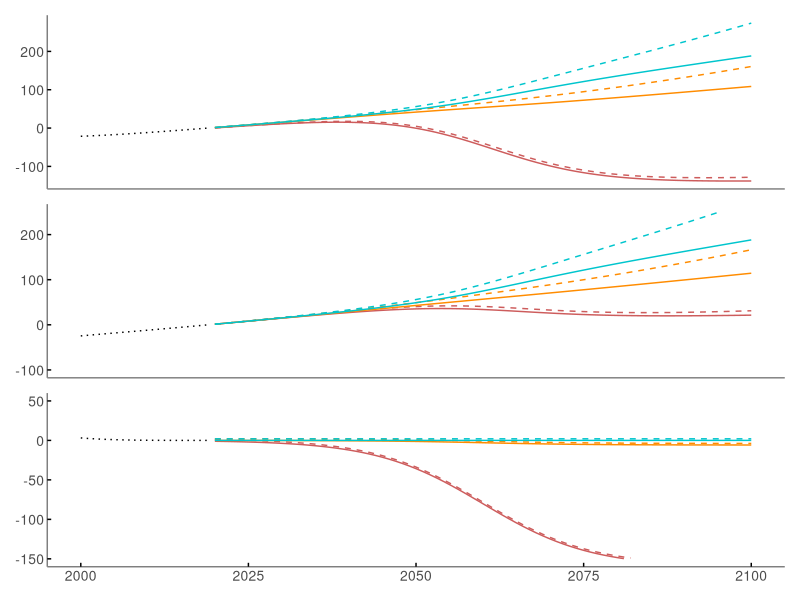
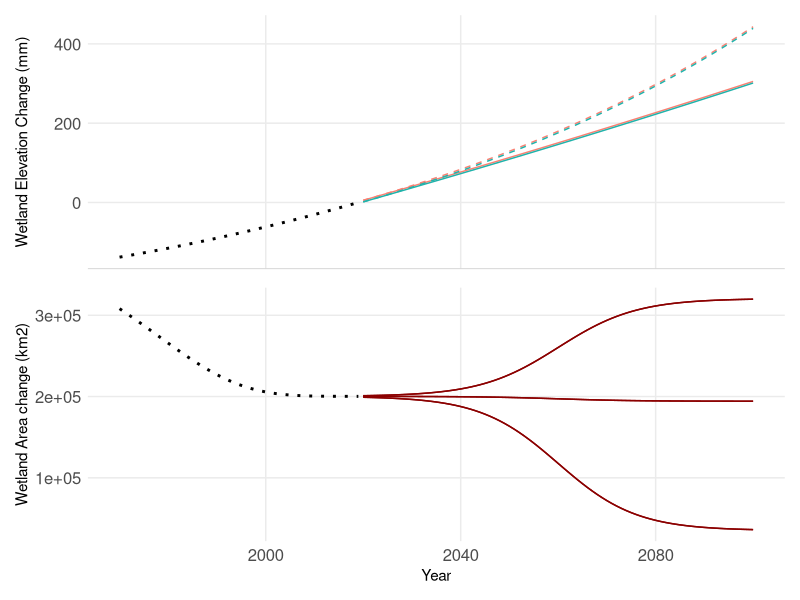
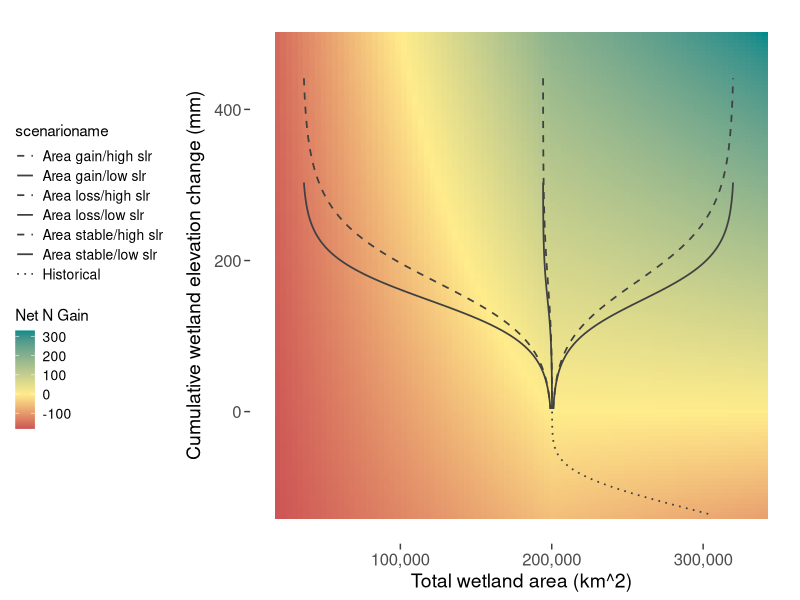
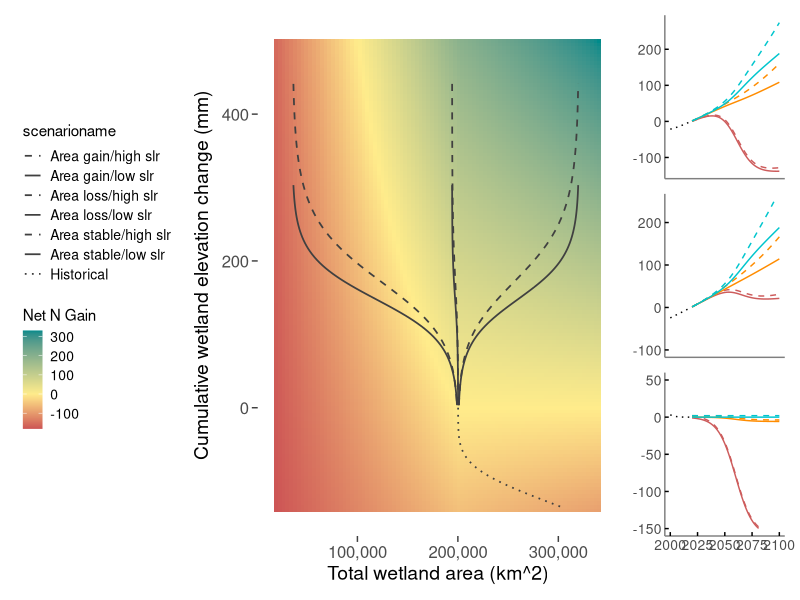
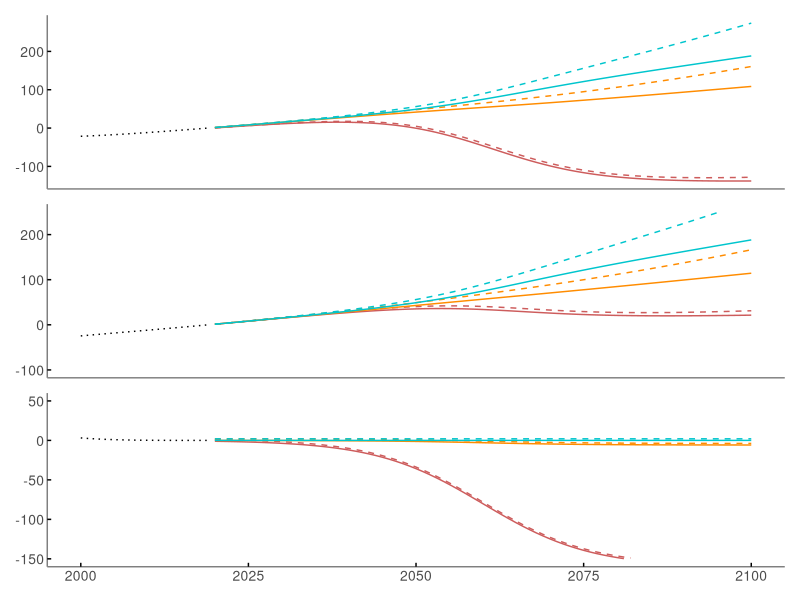
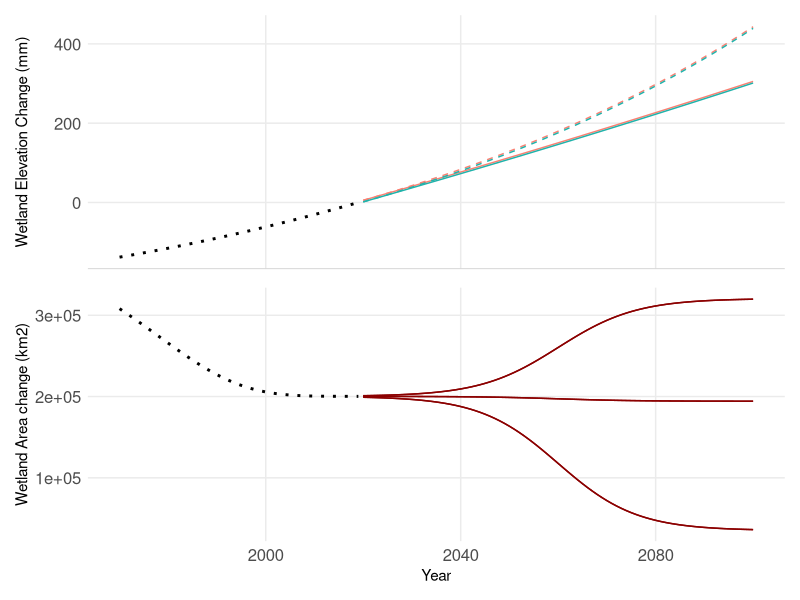
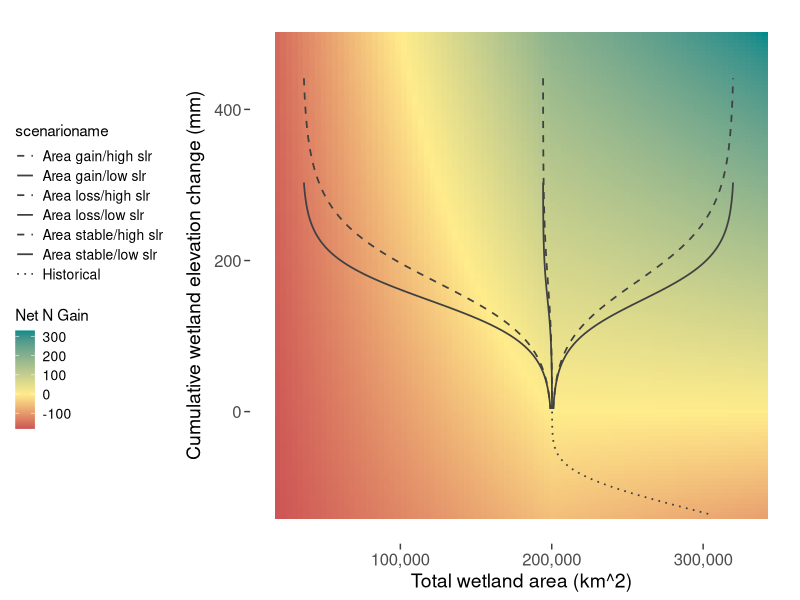
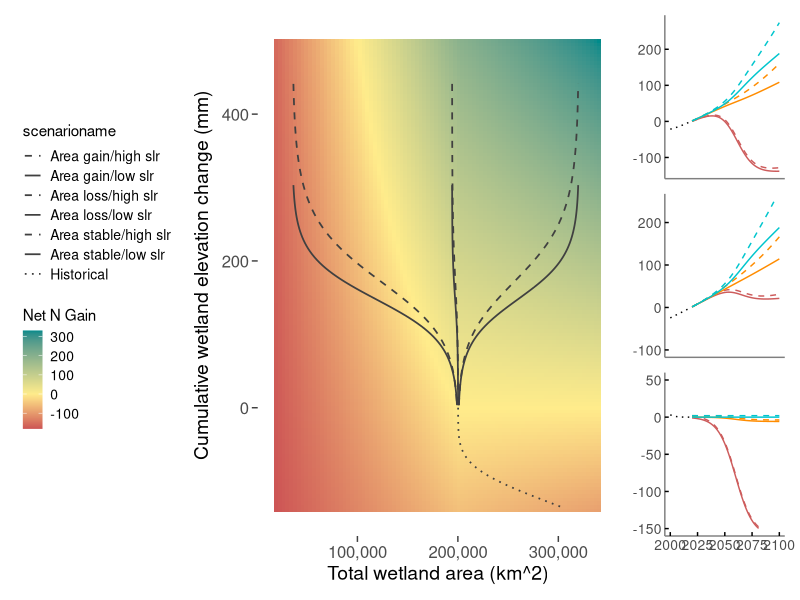

These figures' R source, in order:

library(dplyr)
library(ggplot2)
library(RColorBrewer)
library(patchwork)

# Define the sequence of years
years <- 2020:2100

# Create the data frame for each year
scenarios <- data.frame(
  scenario = rep(1:6, each = length(years)),
  scenarioname = rep(c('Area loss/low slr', 'Area loss/high slr', 'Area stable/low slr', 
                       'Area stable/high slr', 'Area gain/low slr', 'Area gain/high slr'), 
                     each = length(years)),
  R2020 = 3.5,
  R2100 = rep(c(4, 8, 4, 8, 4, 8), each = length(years)),
  A2020marsh = 52880,
  A2020mangrove = 147349,
  year = rep(years, times = 6)
)

################################################################
##############################################################

# Define the sequence of historical years (1970 to 2019)
historical_years <- 1970:2019

# Create the data frame for the historical scenario
historical <- data.frame(
  scenario = rep(0, length(historical_years)),  # Scenario identifier
  scenarioname = rep('Historical', length(historical_years)),  # Scenario name
  historical_year = historical_years,  # Years from 1970 to 2019
  
  
  # Linear increase of rSLR rate from 2.1 to 3.5 mm yr-1
  rSLR = seq.int(2.1, 3.5, length.out = length(historical_years)))

#	year year-1970	Atotal	Amarsh	Amangrove
#1700   -270    402086   106183   295896   Davidson et al. 2016
#1970	  0	      308000	  81356	  226712   based on RAMSAR report
#1999	  29	    206764	  53944	  152920  based on Murray et al. 2022
#2019	  49	    200239	  52880	  147359  based on Murray et al. 2022

##Using gompertz model going back to 1700
#marsh 
# Define your vectors
wetlandtype <- c("marsh", "mangrove")
Lowerasympt <- c(52879.948, 147353.96)
Upperasympt <- c(106183, 295896.02)
Growthrate <- c(-0.063154, -0.057107)
Inflection <- c(1977.3934, 1978.1772)

# Create the dataframe
wetland_area_model <- data.frame(
  wetlandtype,
  Lowerasympt,
  Upperasympt,
  Growthrate,
  Inflection
)

# View the dataframe
print(wetland_area_model)

# Calculate Amarsh and Amangrove for each year
historical$Amarsh <- with(wetland_area_model[1, ], 
                          Lowerasympt[1] + (Upperasympt[1] - Lowerasympt[1]) * 
                            exp(-exp(-Growthrate[1] * (historical$historical_year - Inflection[1])))
)

historical$Amangrove <- with(wetland_area_model[2, ], 
                             Lowerasympt[1] + (Upperasympt[1] - Lowerasympt[1]) * 
                               exp(-exp(-Growthrate[1] * (historical$historical_year - Inflection[1])))
)

# Calculate Atotal as Amarsh + Amangrove
historical$Atotal <- historical$Amarsh + historical$Amangrove

# Calculate cumulative sea level (SL) with an adjustment factor
historical$SL <- cumsum(historical$rSLR) - 140

# N densities based on Model1 of Table 3 considering the top 1 m. 
Ndensitymarsh=1.946
Ndensitymangrove=1.939

# Calculate nitrogen gain for marshes and mangroves in Tg
historical$Ngainmarsh <- ((historical$Amarsh) * (historical$SL / 10) * (Ndensitymarsh / 1000) * 10^10) / 10^12
historical$Ngainmangrove <- ((historical$Amangrove) * (historical$SL / 10) * (Ndensitymangrove / 1000) * 10^10) / 10^12
historical$Ngaintotal <- historical$Ngainmarsh + historical$Ngainmangrove

# Set 2020 area averages (make sure these values are defined correctly)
historical$A2020marsh <- mean(scenarios$A2020marsh)
historical$A2020mangrove <- mean(scenarios$A2020mangrove)

# Calculate N loss using Ndensity for marsh and mangrove
historical$Nlossmarsh <- ifelse(   
  historical$Amarsh > historical$A2020marsh,
  (historical$Amarsh - historical$A2020marsh) * 30 * (Ndensitymarsh / 1000) * 10^10 / 10^12,
  0
)

historical$Nlossmangrove <- ifelse(
  historical$Amangrove > historical$A2020mangrove,
  (historical$Amangrove - historical$A2020mangrove) * 30 * (Ndensitymangrove / 1000) * 10^10 / 10^12, 
  0
)

historical$Nlosstotal <- historical$Nlossmarsh + historical$Nlossmangrove

# Calculate net nitrogen total
historical$netNtotal <- historical$Ngaintotal + historical$Nlosstotal

# View the data frame
print(historical)


##############################################################
###########################################################

# Calculate the exponential function (k) for each SLR scenario
scenarios$k <- log(scenarios$R2100 / scenarios$R2020) / 80

# Calculate the relative sea level rise (rSLR) for each year: rSLR = SLR2020 * e^(k*(year-2020))
scenarios$rSLR <- scenarios$R2020 * exp(scenarios$k * (scenarios$year - 2020))

# Calculate A2100marsh and A2100mangrove for high loss scenarios 1 and 2
scenarios$A2100marsh[scenarios$scenario %in% c(1, 2)] <- scenarios$A2020marsh[scenarios$scenario %in% c(1, 2)] - 20623
scenarios$A2100mangrove[scenarios$scenario %in% c(1, 2)] <- scenarios$A2020mangrove[scenarios$scenario %in% c(1, 2)] - 144412

# Calculate A2100marsh and A2100mangrove for low loss scenarios 3 and 4
scenarios$A2100marsh[scenarios$scenario %in% c(3, 4)] <- scenarios$A2020marsh[scenarios$scenario %in% c(3,4)] -1568
scenarios$A2100mangrove[scenarios$scenario %in% c(3, 4)] <- scenarios$A2020mangrove[scenarios$scenario %in% c(3,4)] -4421

# Calculate A2100marsh and A2100mangrove for high gain scenarios 5 and 6
scenarios$A2100marsh[scenarios$scenario %in% c(5, 6)] <- scenarios$A2020marsh[scenarios$scenario %in% c(5, 6)] + 20905
scenarios$A2100mangrove[scenarios$scenario %in% c(5, 6)] <- scenarios$A2020mangrove[scenarios$scenario %in% c(5, 6)] + 99434

# Calculate Areas for each year assuming linearity
#scenarios$Amarsh <- (scenarios$A2100marsh - scenarios$A2020marsh) * (scenarios$year - 2020) / 80 + scenarios$A2020marsh
#scenarios$Amangrove <- (scenarios$A2100mangrove - scenarios$A2020mangrove) * (scenarios$year - 2020) / 80 + scenarios$A2020mangrove
#scenarios$Atotal <- scenarios$Amarsh + scenarios$Amangrove

#calculate AReas for each year assuming logistic change
scenarios$Amarsh <- scenarios$A2020marsh + (1/(1+exp((2060-scenarios$year)/8)))*(scenarios$A2100marsh-scenarios$A2020marsh)
scenarios$Amangrove <- scenarios$A2020mangrove + (1/(1+exp((2060-scenarios$year)/8)))*(scenarios$A2100mangrove-scenarios$A2020mangrove)
scenarios$Atotal <- scenarios$Amarsh + scenarios$Amangrove


# Calculate the cumulative sum of rSLR within each scenario
scenarios <- scenarios %>%
  group_by(scenario) %>%
  mutate(SL = cumsum(rSLR)) %>%
  ungroup()

# wetland elevation gain, marsh maximal gain is 5 mm yr-1, mangrove max = 7.8, if rSLR > than the max, wetland elevation gain = 0
# 9-13-24 OK I set it back to just keep up with all SLR
scenarios <- scenarios %>%
  mutate(marshgain = rSLR,  #ifelse(rSLR > 5, 0, rSLR),
         mangrovegain = rSLR) #ifelse(rSLR > 7.8, 0, rSLR))

# Calculate the cumulative sum of marsh and mangrove elevation within each scenario
scenarios <- scenarios %>%
  group_by(scenario) %>%
  mutate(marshelev = cumsum(marshgain), mangroveelev = cumsum(mangrovegain)) %>%
  ungroup()

# Calculate N gain using Ndensity for marsh and mangrove = 1.78 and 1.63 mg N cm-3
#Area (km2) * elevation change in cm * N density g cm-3 * 10^10 cm2/km2
scenarios$Ngainmarsh <- ((scenarios$Amarsh) * (scenarios$SL/10) * (Ndensitymarsh/1000) *10^10)/10^12
scenarios$Ngainmangrove <- ((scenarios$Amangrove) * (scenarios$SL/10) * (Ndensitymangrove/1000) * 10^10)/10^12
scenarios$Ngaintotal <- scenarios$Ngainmarsh + scenarios$Ngainmangrove


scenarios$Ngaintotal <- scenarios$Ngainmarsh + scenarios$Ngainmangrove

# Calculate N loss using Ndensity for marsh, mangrove, assuming 50 cm of erosive loss from area that is lost
scenarios$Nlossmarsh <- ifelse(   
  scenarios$Amarsh < scenarios$A2020marsh,
  (scenarios$Amarsh - scenarios$A2020marsh) * 50 * (Ndensitymarsh / 1000) * 10^10 / 10^12,
  0)
scenarios$Nlossmangrove <- ifelse(
  scenarios$Amangrove < scenarios$A2020mangrove,
  (scenarios$Amangrove - scenarios$A2020mangrove) * 50 * (Ndensitymarsh / 1000) * 10^10 / 10^12,
  0
)
scenarios$Nlosstotal <- scenarios$Nlossmarsh + scenarios$Nlossmangrove

# Calculate net N change
scenarios$netNmarsh <- scenarios$Ngainmarsh + scenarios$Nlossmarsh
scenarios$netNmangrove <- scenarios$Ngainmangrove + scenarios$Nlossmangrove
scenarios$netNtotal <- scenarios$netNmarsh + scenarios$netNmangrove


scenarios$scenarioname <- factor(scenarios$scenarioname, levels = c('Area gain/low slr', 'Area gain/high slr','Area loss/low slr', 'Area loss/high slr', 'Area stable/low slr', 
                                                                    'Area stable/high slr' ))
# Define plot colors
#plot_colors <- brewer.pal(6, "Paired")

####################################################
# Create a common legend theme
legend_theme <- theme(
  legend.position = "right",
  legend.box = "vertical",
  legend.text = element_text(size = 8),
  legend.key.size = unit(0.5, 'cm'),      # Size of legend keys
  legend.spacing.x = unit(0.5, 'cm'),    # Horizontal spacing between legend items
  legend.spacing.y = unit(0.2, 'cm')     # Vertical spacing between legend items
)

#####################################################
#####################################################

# Merge historical data into scenarios data frame for plotting
historical_plot_data <- historical %>%
  select(historical_year, Ngainmarsh, Ngainmangrove, Ngaintotal, Nlossmarsh, Nlossmangrove, Nlosstotal, netNtotal, Atotal, SL,rSLR) %>%
  mutate(
    year = historical_year,
    scenarioname = "Historical",  # Set a unique name for historical data
    scenario = 0  # Use a distinct identifier for historical data
  )


library(ggplot2)
library(dplyr)
library(patchwork)


# Combine historical and scenario data
combined_data <- bind_rows(scenarios, historical_plot_data)


# Define a new column in combined_data to specify the line type
combined_data <- combined_data %>%
  mutate(linetype = ifelse(scenario == 0, "solid", "dotted"))

# Plot net N over time
plot_netN <- ggplot(combined_data, aes(x = year, y = netNtotal, color = scenarioname, group = scenario, linetype = scenarioname)) +
  geom_line(size=.5) +
  scale_color_manual(values = c("turquoise3", "turquoise3","indianred", "indianred", "darkorange", "darkorange", "black")) +  # Add color for historical data
  scale_linetype_manual(values = c("dashed", "solid", "dashed", "solid","dashed", "solid","dotted" )) +  # Apply custom line types
  labs(title = NULL, x = "Year", y = "Net N Gain") +
  theme_minimal() +
  theme(legend.position = "none", axis.title = element_blank(), axis.ticks.y = element_line(size=.5), axis.ticks.length= unit(-.1, "cm"), axis.text.y = element_text(size = 10), axis.text.x=element_blank(),axis.line = element_line(size=.5, color="gray50"), panel.grid.major = element_blank(), panel.grid.minor = element_blank()) +
  scale_x_continuous(limits = c(2000, 2100))   # Set x-axis limits to start at 2000
 
# Load necessary libraries
library(dplyr)

# Assuming 'combined_data' contains your data
# Filter the data for year 2100 and get the netNtotal values for each scenario
values_at_2100 <- combined_data %>%
  filter(year == 2100) %>%
  select(scenarioname, netNtotal)

# View the results
print(values_at_2100)



# Plot gross N gain over time
plot_Ngain <- ggplot(combined_data, aes(x = year, y = Ngaintotal, color = scenarioname, group = scenario, linetype = scenarioname)) +
  geom_line(size=.5) +
  scale_color_manual(values = c("turquoise3", "turquoise3","indianred", "indianred", "darkorange", "darkorange", "black")) +  # Add color for historical data
  scale_linetype_manual(values = c("dashed", "solid", "dashed", "solid","dashed", "solid","dotted" )) +  # Apply custom line types
  labs(title = NULL, x = "Year", y = "Gross N Gain") +
  theme_minimal() +
  theme(legend.position = "none",axis.title = element_blank(), axis.ticks.y = element_line(size=.5), axis.ticks.length= unit(-.1, "cm"), axis.text.y = element_text(size = 10),axis.text.x=element_blank(),axis.line = element_line(size=.5, color="gray50"),panel.grid.major = element_blank(), panel.grid.minor = element_blank()) +
  scale_x_continuous(limits = c(2000, 2100)) +  # Set x-axis limits to start at 2000
  scale_y_continuous(limits = c(-100, 250))


  
  #jitter N Loss so that all traces can be seen 
  jittered_data <- combined_data %>%
    mutate(Nlosstotal = ifelse(is.na(R2100), 
                               Nlosstotal, 
                               ifelse(R2100 > 5, 
                                      Nlosstotal + 2, 
                                      Nlosstotal)))
  
# Plot N loss over time
plot_Nloss <- ggplot(jittered_data, aes(x = year, y = Nlosstotal, color = scenarioname, group = scenario, linetype = scenarioname)) +
  geom_line(size=.5) +
  scale_color_manual(values = c("turquoise3", "turquoise3","indianred", "indianred", "darkorange", "darkorange", "black")) +  # Add color for historical data
  scale_linetype_manual(values = c("dashed", "solid", "dashed", "solid","dashed", "solid","dotted" )) +  # Apply custom line types
  labs(title = NULL, x = "Year", y = "Gross N Loss") +
  theme_minimal() +
  theme(legend.position = "none",axis.title = element_blank(), axis.ticks = element_line(size=.5), axis.ticks.length=unit(-.1, "cm"), axis.text = element_text(size = 10), axis.line = element_line(size=.5, color="gray50"), panel.grid.major = element_blank(), panel.grid.minor = element_blank()) +
  scale_x_continuous(limits = c(2000, 2100)) + 
  scale_y_continuous(limits = c(-150, 50)) 


# Combine the plots into a vertical layout
N_by_year <- plot_netN / plot_Ngain / plot_Nloss

# Display the combined plot
print(N_by_year)


###########################################################################
############################################################################
# Plot elevation by year

# Combined plot: Overlay mangrove and marsh elevation for each R2100 level
plot_elev_year <- ggplot(scenarios) +
  
  # Line for mangrove elevation at each R2100 level
  geom_line(aes(x = year, y = mangroveelev + 2, color = "Mangrove", linetype = as.factor(R2100), group = interaction(R2100, "Mangrove"))) +
  
  # Line for marsh elevation at each R2100 level
  geom_line(aes(x = year, y = marshelev - 2, color = "Marsh", linetype = as.factor(R2100), group = interaction(R2100, "Marsh"))) +
  
  # Add dotted line for historical data
  geom_line(data = historical_plot_data, aes(x = historical_year, y = SL, color = "Historical", linetype = "dotted"), size = 1) +
  
  # Define colors for mangrove vs marsh and historical data
  scale_color_manual(values = c("Mangrove" = "salmon", "Marsh" = "lightseagreen", "Historical" = "black")) +
  
  # Different linetypes for R2100 levels
  scale_linetype_manual(values = c("solid", "dashed", "dotted", "dotdash", "longdash", "dotted")) +  # Ensure dotted is added for historical data
  
  labs(title = NULL, x = "Year", y = "Wetland Elevation Change (mm)") +
  
  # Minimal theme and remove gridlines
  theme_minimal() +
  theme(axis.title.x = element_blank(), axis.text.x = element_blank(),axis.text.y=element_text(size=12), axis.line.x = element_line(size =.3, color ="lightgray"), panel.grid.minor = element_blank(), legend.position = "none") +
  
  # Customize legends for both color (mangrove vs marsh vs historical) and linetype (R2100 levels)
  guides(color = guide_legend(title = "Elevation Type"), linetype = guide_legend(title = "Sea Levels Scenarios"))

###########################################################################
###########################################################################

#Plot area by year 
# Combined plot: Overlay mangrove and marsh area
plot_area_year <- ggplot(scenarios) +
  
  # Line for mangrove elevation at each R2100 level
  geom_line(aes(x = year, y = Atotal, color = "Future", linetype = "dashed", group = scenario)) +
  
  # Line for marsh elevation at each R2100 level
  #geom_line(aes(x = year, y = Amarsh, color = "Marsh", linetype = "solid", group = scenario)) +
  
  # Add dotted line for historical data
  geom_line(data = historical_plot_data, aes(x = historical_year, y = Atotal, color = "Historical", linetype = "solid"), size = 1.0) +
  
  # Define colors for mangrove vs marsh and historical data
  scale_color_manual(values = c("Future" = "red4",  "Historical" = "black")) +
  
  # Different linetypes for scenarios
 scale_linetype_manual(values = c("solid", "dotted", "dotted", "dotdash", "longdash", "dotted", "solid")) +  # Ensure dotted is added for historical data
  
  labs(title = NULL, x = "Year", y = "Wetland Area change (km2)") +
  
  # Minimal theme and remove gridlines
  theme_minimal() +
  theme( panel.grid.minor = element_blank(), legend.position = "none", axis.text=element_text(size=12)) +
  
  # Customize legends for both color (mangrove vs marsh vs historical) and linetype (Area scenarios)
  guides(color = guide_legend(title = "Era"), linetype = guide_legend(title = "AreaScenario"))


# Combine the plots into a vertical layout
area_SL_year <- plot_elev_year / plot_area_year
print(area_SL_year)

###########################################################################
###########################################################################
##################################################################
#####CONTOUR

# Create a grid of values for the background contour representing net N gain
# 9-5-2024

SL_values <- seq(-140, 500, by = 5)  # SL increments of 0.1 for smoothness
Amarsh_values <- seq(min(5000), max(90000), by = 1000)  # Amarsh increments of 5000 for better resolution
#Amangrove_values <- seq(min(5000), max(250000), by = 5000)  # Amangrove increments of 5000 for better resolution

contour_grid <- expand.grid(
  
  SL = SL_values,
  Amarsh = Amarsh_values
  #Amangrove = Amangrove_values
)

# Calculate Atotal
contour_grid$Amangrove = contour_grid$Amarsh*2.78647881997  #define marsh and mangroves as a constant portion of total wetlands. Otherwise, if they vary independently, very weird things happen to contour. 
contour_grid$Atotal <- contour_grid$Amarsh + contour_grid$Amangrove

# Calculate N gain for the contour scenario
contour_grid$Ngainmarsh <- ((contour_grid$Amarsh) * (contour_grid$SL/10) * (Ndensitymarsh/1000) * 10^10) / 10^12
contour_grid$Ngainmangrove <- ((contour_grid$Amangrove) * (contour_grid$SL/10) * (Ndensitymangrove/1000) * 10^10) / 10^12
contour_grid$Ngaintotal <- contour_grid$Ngainmarsh + contour_grid$Ngainmangrove

# Calculate N loss for the contour scenario
contour_grid$Nlossmarsh <- ifelse(   
  contour_grid$Amarsh < 52880,
  (contour_grid$Amarsh - 52880) * 50 * (Ndensitymarsh / 1000) * 10^10 / 10^12,0)
contour_grid$Nlossmangrove <- ifelse(
  contour_grid$Amangrove < 147349,
  (contour_grid$Amangrove - 147349) * 50 * (Ndensitymangrove / 1000) * 10^10 / 10^12,0)
contour_grid$Nlosstotal <- contour_grid$Nlossmarsh + contour_grid$Nlossmangrove

# Calculate net N change for the contour scenario
contour_grid$netNmarsh <- contour_grid$Ngainmarsh + contour_grid$Nlossmarsh
contour_grid$netNmangrove <- contour_grid$Ngainmangrove + contour_grid$Nlossmangrove
contour_grid$netNtotal <- contour_grid$netNmarsh + contour_grid$netNmangrove

# Specify the folder for saving the recategorized data
Scenarios <- "Scenarios"

# Create the output folder if it doesn't exist
if (!dir.exists(Scenarios)) dir.create(Scenarios)

# Write the recategorized data frame to a new CSV file in the "Recategorized" folder
Scenarios <- file.path(Scenarios, "scenarios.csv")
write.csv(scenarios, Scenarios, row.names = FALSE)

###########################################################################
###########################################################################

library(ggplot2)
library(scales)
library(tibble)
library(colorspace)
library(dplyr)  # For filtering

# Filter combined_data for years > 1999
filtered_data <- combined_data %>% filter(year > 1970)

plot_elev_area <- ggplot() +
  
  geom_tile(data = contour_grid, aes(x = Atotal, y = SL, fill = netNtotal)) + 
  scale_fill_gradientn(
    colors = c( "indianred3", "lightgoldenrod1", "cyan4"), # More colors can be added here
    values = scales::rescale(c(min(contour_grid$netNtotal), 0, max(contour_grid$netNtotal))),
    limits = c(min(contour_grid$netNtotal), max(contour_grid$netNtotal)) # Set limits if needed
  ) +
  theme_minimal()+
  
 
  # Black lines for each scenario
  geom_line(data = filtered_data, aes(x = Atotal, y = SL, linetype = scenarioname, group = scenario), 
            color = "gray25", size=0.6) +

  # Define different dash types for scenarios
  scale_linetype_manual(values = c("dashed", "solid", "dashed", "solid", "dashed","solid",  "dotted")) +

  # Customize labels
  labs(title = NULL, y = expression("Cumulative wetland elevation change (mm)")) +

  theme_minimal() +
  theme(
    panel.grid = element_blank(),
    axis.ticks = element_line(color = "gray25"),  # Set ticks color
    axis.ticks.length = unit(0.15, 'cm'),  # Set tick length
    panel.border=element_blank(),
    axis.text= element_text(size = 12),
    axis.title = element_text(size = 14),
    axis.ticks.x = element_line(size = 0.5),  # Customize X-axis ticks
    axis.ticks.y = element_line(size = 0.5),  # Customize Y-axis ticks
    legend.position = "left",  # Position legend to the right
    legend.box = "vertical", 
    legend.text = element_text(size = 10),
    legend.key.size = unit(0.5, 'cm'),
    legend.spacing.x = unit(0.5, 'cm'),
    legend.spacing.y = unit(0.2, 'cm')
  ) +
  
  
  scale_x_continuous( name = "Total wetland area (km^2)", labels = comma) + 
 # scale_y_continuous(limits = c(-100, 500)) 
  
  # Add a colorbar legend for the fill
  guides(fill = guide_colorbar(title = "Net N Gain"))

# Plot
print(plot_elev_area)

# Specify the folder for saving the recategorized data
Scenarios <- "Scenarios"

# Create the output folder if it doesn't exist
if (!dir.exists(Scenarios)) dir.create(Scenarios)

# Write the recategorized data frame to a new CSV file in the "Recategorized" folder
Scenarios <- file.path(Scenarios, "scenariosfiltered.csv")
write.csv(filtered_data, Scenarios, row.names = FALSE)

# Specify the folder for saving the recategorized data
Scenarios <- "Scenarios"

# Create the output folder if it doesn't exist
if (!dir.exists(Scenarios)) dir.create(Scenarios)
Scenarios <- file.path(Scenarios, "contourgrid.csv")
write.csv(contour_grid, Scenarios, row.names = FALSE)


#########################
# Create the "outputs" folder if it doesn't exist
if (!dir.exists("outputs")) {
  dir.create("outputs")
}

# Save the net N plots
ggsave("outputs/N_by_year.pdf", plot = N_by_year, width = 4, height = 6)

# Save the elevation and area plots
ggsave("outputs/elevation_area_year.pdf", plot = area_SL_year, width = 4, height = 6)

# Save the contour plot
ggsave("outputs/elevation_area_contour_plot.pdf", plot = plot_elev_area, width = 6, height = 6)


# Combine the plots in a horizontal layout with specified widths
fig3 <- (plot_elev_area + N_by_year) + 
  plot_layout(ncol = 2, widths = c(3, 1))  # Adjust widths as needed

print(fig3)

# Save the net N plots
ggsave("outputs/3.projections.pdf", plot = fig3, width = 10, height = 5)
theme(text = element_text(size = 10))  # Adjust size as needed
